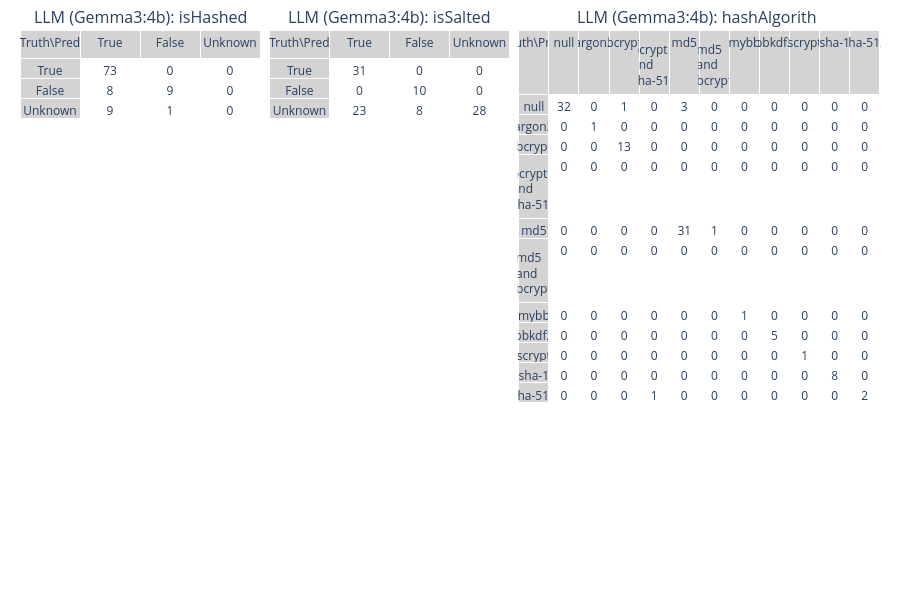

The notebook cell saved with this chart:
### Code cell
import plotly.graph_objects as go
from plotly.subplots import make_subplots

fig = make_subplots(
    rows=len(allResults), cols=3,
    # shared_xaxes=True,
    vertical_spacing=0.1,
    horizontal_spacing=0.01,
    specs=[[{"type": "table"}]*3 for _ in range(len(allResults))],
    subplot_titles=[f"{algo}: {t}" for algo in allResults for t in ["isHashed","isSalted","hashAlgorith "]],
    column_widths=[2,2,3]
)

for i, algo in enumerate(allResults):
    isHashedEvalMatrix, isSaltedEvalMatrix, hashAlgoEvalMatrix = allResults[algo]
    # Add tables to plot
    # fig = go.Figure(data=[
    fig.add_trace(
        go.Table(
            header=dict(
                values=[["Truth\\Pred"],["True"],["False"],["Unknown"]],
                # font=dict(size=10),
                align="center",
                fill_color="lightgrey"
            ),
            cells=dict(
                values=[["True","False","Unknown"]]+isHashedEvalMatrix,
                align="center",
                fill=dict(color=["lightgrey", "white"])
            ),
        ),
        row=i+1,
        col=1
        # ],
    )

    fig.add_trace(
        go.Table(
            header=dict(
                values=[["Truth\\Pred"],["True"],["False"],["Unknown"]],
                # font=dict(size=10),
                align="center",
                fill_color="lightgrey"
            ),
            cells=dict(
                values=[["True","False","Unknown"]]+isSaltedEvalMatrix,
                align="center",
                fill=dict(color=["lightgrey", "white"])
            ),
        ),
        row=i+1,
        col=2
        # ],
    )

    fig.add_trace(
        go.Table(
            header=dict(
                values=[["Truth\\Pred"]]+[[hashAlgos[i][j]] for j in range(len(hashAlgoEvalMatrix))],
                # font=dict(size=10),
                align="center",
                fill_color="lightgrey",

            ),
            cells=dict(
                values=[[hashAlgos[i][j] for j in range(len(hashAlgoEvalMatrix))]]+hashAlgoEvalMatrix,
                align="center",
                fill=dict(color=["lightgrey", "white"])
            ),
        ),
        row=i+1,
        col=3
        # ],
    )

fig.update_layout(autosize=True, margin=dict(l=20, r=20, t=30, b=20), height=600)

fig.show()

### Figure 1 — Plotly figure (JSON) as saved in the notebook; plotly's stock layout.template omitted (floating-point values rounded to 4 significant figures; data arrays with more than 128 entries replaced by an {"elided": "..."} marker saying what was removed)
{"data": [{"cells": {"align": "center", "fill": {"color": ["lightgrey", "white"]}, "values": [["True", "False", "Unknown"], [73, 8, 9], [0, 9, 1], [0, 0, 0]]}, "domain": {"x": [0, 0.28], "y": [0, 1]}, "header": {"align": "center", "fill": {"color": "lightgrey"}, "values": [["Truth\\Pred"], ["True"], ["False"], ["Unknown"]]}, "type": "table"}, {"cells": {"align": "center", "fill": {"color": ["lightgrey", "white"]}, "values": [["True", "False", "Unknown"], [31, 0, 23], [0, 10, 8], [0, 0, 28]]}, "domain": {"x": [0.29, 0.57], "y": [0, 1]}, "header": {"align": "center", "fill": {"color": "lightgrey"}, "values": [["Truth\\Pred"], ["True"], ["False"], ["Unknown"]]}, "type": "table"}, {"cells": {"align": "center", "fill": {"color": ["lightgrey", "white"]}, "values": {"elided": "12x11 mixed values"}}, "domain": {"x": [0.58, 1], "y": [0, 1]}, "header": {"align": "center", "fill": {"color": "lightgrey"}, "values": [["Truth\\Pred"], [null], ["argon2"], ["bcrypt"], ["bcrypt and sha-512"], ["md5"], ["md5 and bcrypt"], ["mybb"], ["pbkdf2"], ["scrypt"], ["sha-1"], ["sha-512"]]}, "type": "table"}], "layout": {"annotations": [{"font": {"size": 16}, "showarrow": false, "text": "LLM (Gemma3:4b): isHashed", "x": 0.14, "xanchor": "center", "xref": "paper", "y": 1, "yanchor": "bottom", "yref": "paper"}, {"font": {"size": 16}, "showarrow": false, "text": "LLM (Gemma3:4b): isSalted", "x": 0.43, "xanchor": "center", "xref": "paper", "y": 1, "yanchor": "bottom", "yref": "paper"}, {"font": {"size": 16}, "showarrow": false, "text": "LLM (Gemma3:4b): hashAlgorith ", "x": 0.79, "xanchor": "center", "xref": "paper", "y": 1, "yanchor": "bottom", "yref": "paper"}], "autosize": true, "height": 600, "margin": {"b": 20, "l": 20, "r": 20, "t": 30}}}
